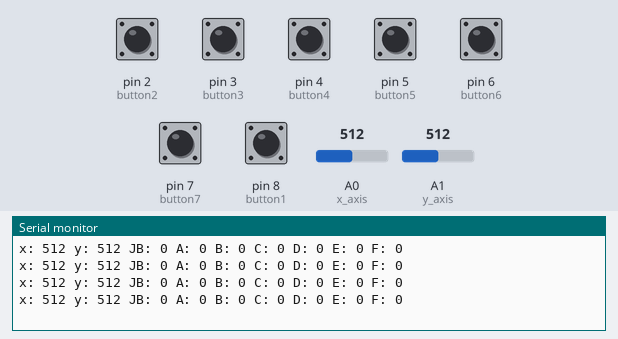
The sketch below on a simulated Arduino Uno, built with avr-gcc and run on an emulated ATmega328P. Shown: the last lines printed to the serial monitor. The inputs (shaded band) are chosen by the test bench; at power-on: pin 2 (button2), pin 3 (button3), pin 4 (button4), pin 5 (button5), pin 6 (button6), pin 7 (button7), pin 8 (button1) LOW, A0 (x_axis) = 512, A1 (y_axis) = 512. No radio packets arrive unless stated.

Above: at 1.2 s.
1.3 s: A0 (x_axis) set to 716
At 1.73 s:
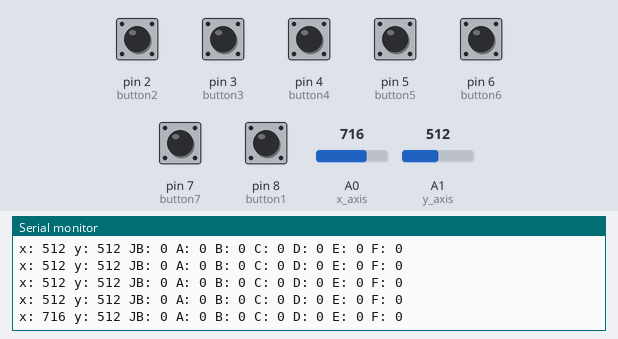
2.8 s: A1 (y_axis) set to 716
At 2.94 s:
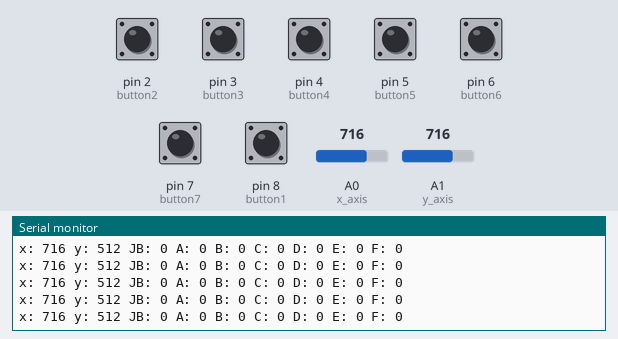
4.3 s: pin 2 (button2) pulled HIGH for 1 s
At 4.76 s:
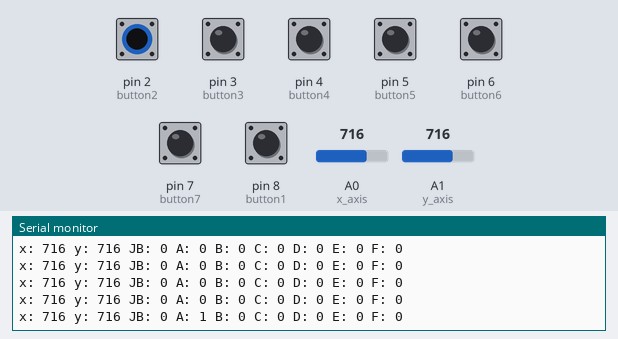
6.8 s: pin 3 (button3) pulled HIGH for 1 s
At 7.19 s:
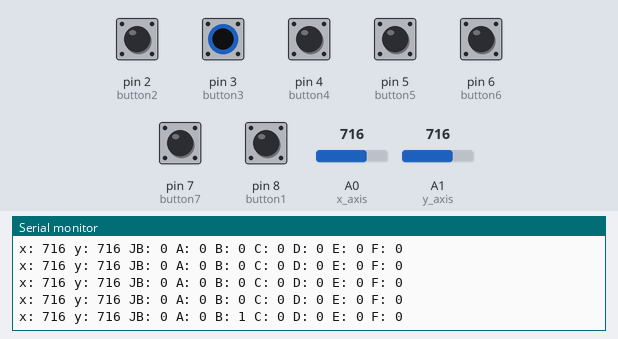
9.3 s: pin 4 (button4) pulled HIGH for 0.15 s
At 9.61 s:
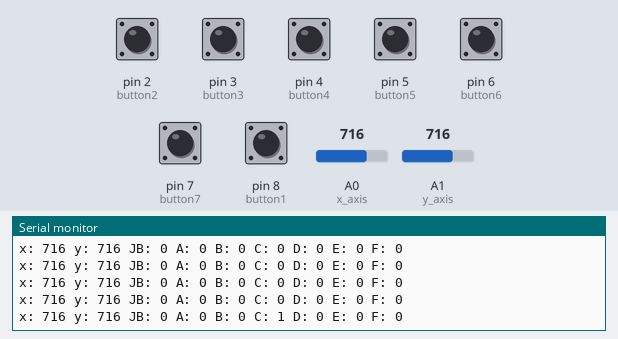
10.9 s: A0 (x_axis) set to 1023
At 11.13 s:
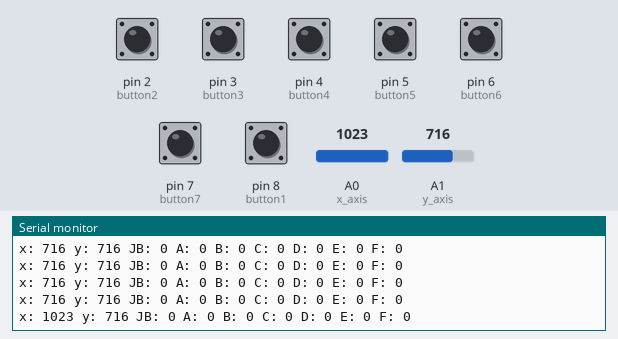
Timing chart, 0 to 13.9 s (numbered marks = the images above; inputs shaded):
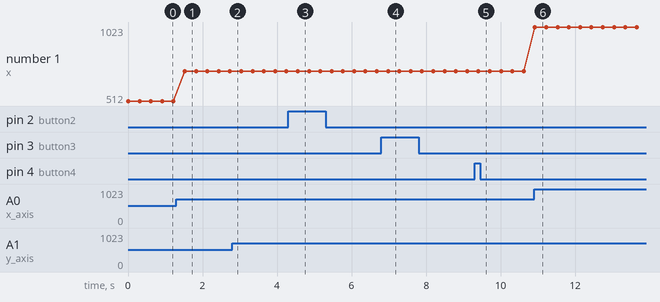

The sketch:

transmitter.ino
```cpp
#include <SPI.h>
#include <nRF24L01.h>
#include <RF24.h>

#define CE_PIN   9
#define CSN_PIN 10
#define x_axis A0 // x axis
#define y_axis A1 //y axis
#define button1 8 // joystick button
#define button2 2 // A button
#define button3 3 // B button
#define button4 4 // C button
#define button5 5 // D button
#define button6 6 // E button
#define button7 7 // F button

RF24 radio(9, 10); // CE, CSN


const byte address[6] = "00001";
int data[9];

void setup() {
  radio.begin();
  radio.openWritingPipe(address);
  radio.setPALevel(RF24_PA_MIN);
  radio.stopListening();
  pinMode(button1, INPUT);
  pinMode(button2, INPUT);
  pinMode(button3, INPUT);
  pinMode(button4, INPUT);
  pinMode(button5, INPUT);
  pinMode(button6, INPUT);
  pinMode(button7, INPUT);
  Serial.begin(9600);
}

void loop() {
  //const char text[] = "Hello World";
  //radio.write(&text, sizeof(text));
  //delay(1000);
  data[0] = analogRead(x_axis);
  data[1] = analogRead(y_axis);
  data[2] = digitalRead(button1);
  data[3] = digitalRead(button2);
  data[4] = digitalRead(button3);
  data[5] = digitalRead(button4);
  data[6] = digitalRead(button5);
  data[7] = digitalRead(button6);
  data[8] = digitalRead(button7);
  radio.write( data, sizeof(data) );

//HATA AYIKLAMA (DEBUG)
  Serial.print("x: ");
  Serial.print(analogRead(x_axis));
  Serial.print(" ");
  Serial.print("y: ");
  Serial.print(analogRead(y_axis));
  Serial.print(" ");
  Serial.print("JB: ");
  Serial.print(digitalRead(button1));
  Serial.print(" ");
  Serial.print("A: ");
  Serial.print(digitalRead(button2));
  Serial.print(" ");
  Serial.print("B: ");
  Serial.print(digitalRead(button3));
  Serial.print(" ");
  Serial.print("C: ");
  Serial.print(digitalRead(button4));
  Serial.print(" ");
  Serial.print("D: ");
  Serial.print(digitalRead(button5));
  Serial.print(" ");
  Serial.print("E: ");
  Serial.print(digitalRead(button6));
  Serial.print(" ");
  Serial.print("F: ");
  Serial.print(digitalRead(button7));
  Serial.println(" ");
  //Serial.print(digitalRead(BUTON));
  delay(300);
}
```

Measured:
- after the input at 1.3 s, the serial monitor: prints a new line after 0.22 s (image 1)
- after the input at 4.3 s, the serial monitor: prints a new line after 0.25 s (image 3)
- after the input at 6.8 s, the serial monitor: prints a new line after 0.18 s (image 4)
- after the input at 9.3 s, the serial monitor: prints a new line after 0.10 s (image 5)
- after the input at 10.9 s, the serial monitor: prints a new line at once (image 6)
- plotted number 1: 512 → 716 after the input at 1.3 s, 716 → 1023 after the input at 10.9 s
